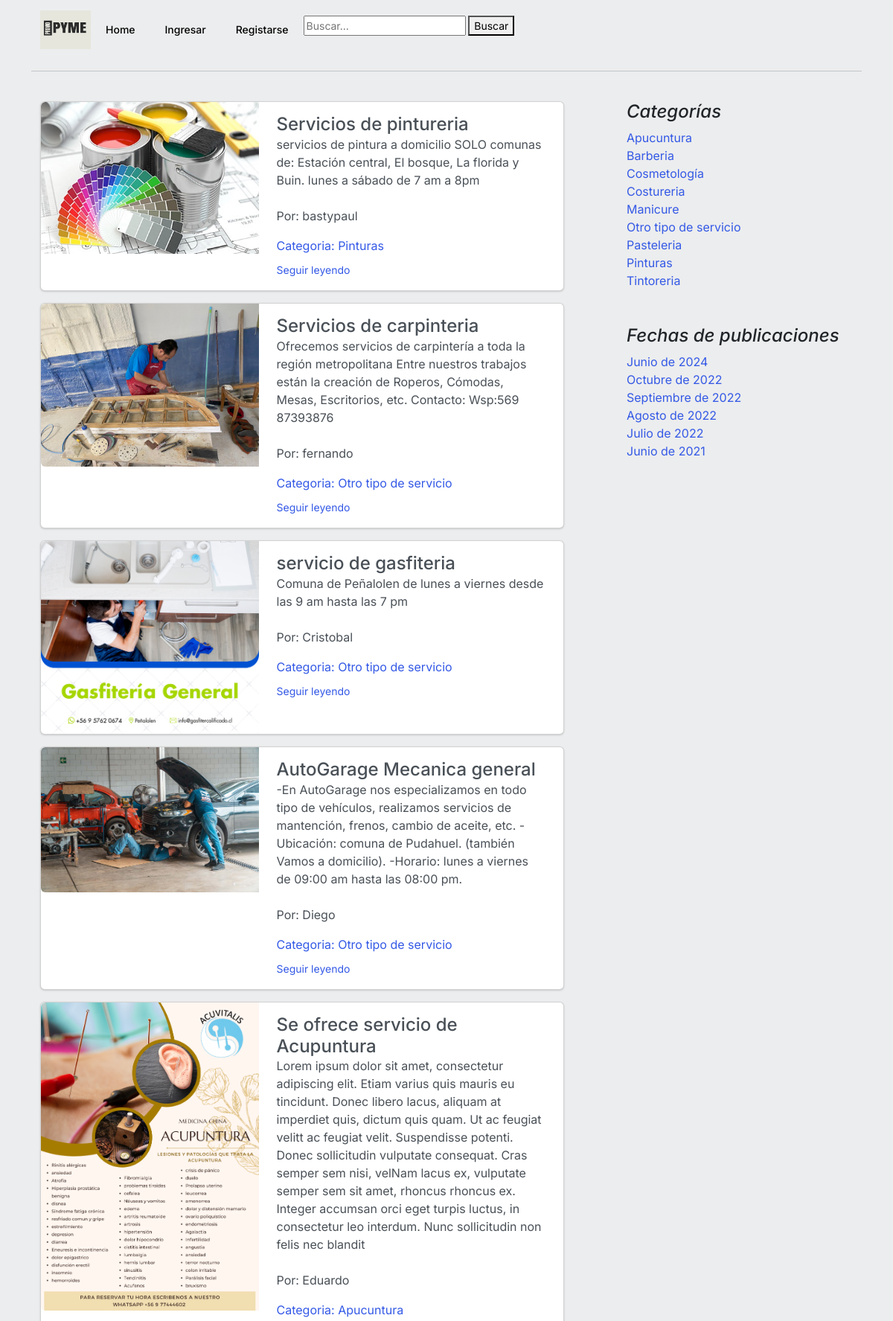
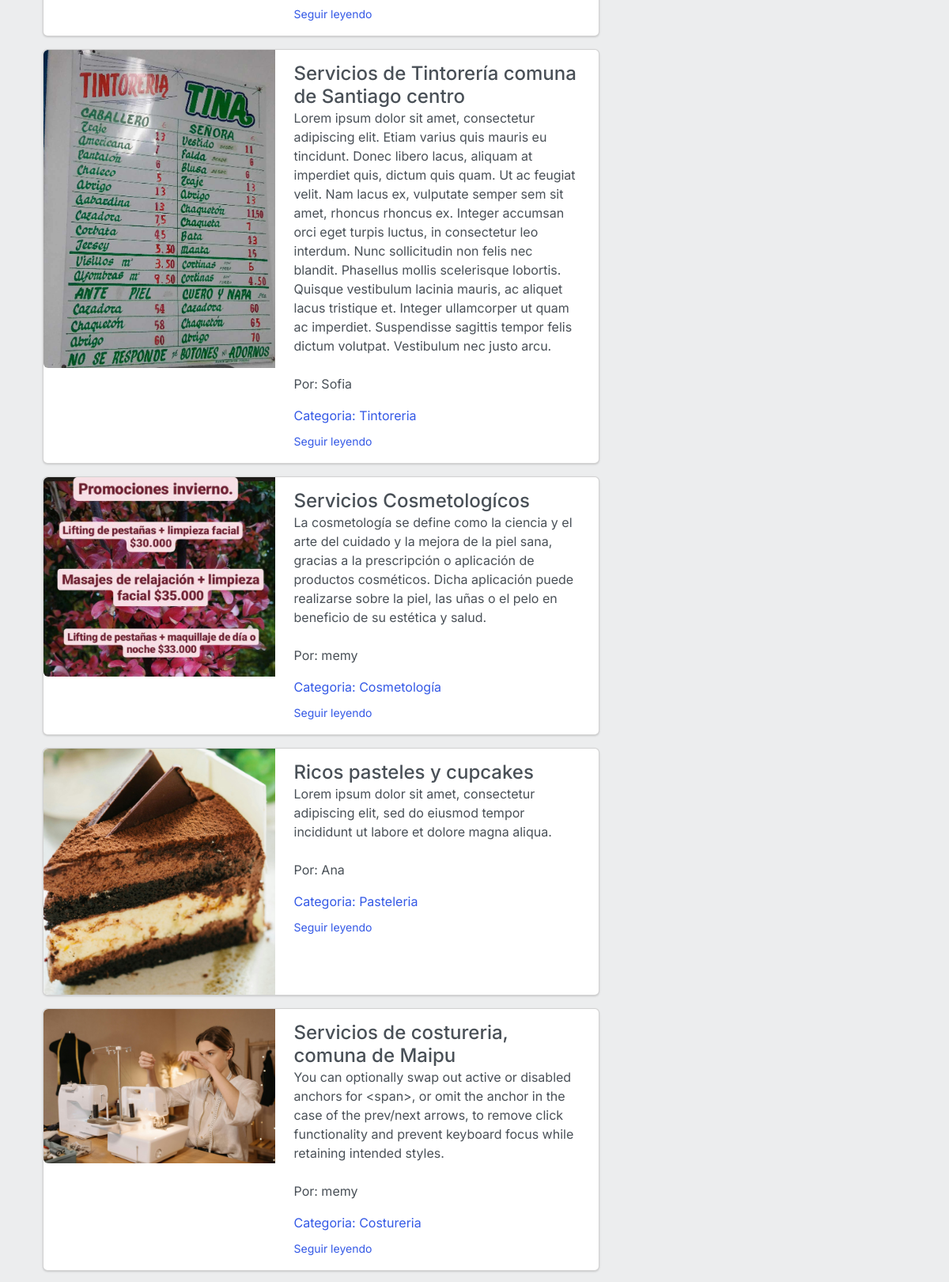
The page /buscar/ (upper part) on the database its author committed (2 pictures, top to bottom).
### core/models.py (models this page shows, shortened)
class Post(models.Model):
	title = models.CharField(max_length=250, verbose_name='Título')
	excerpt = models.TextField(verbose_name='Bajada')
	content = RichTextField(verbose_name='Contenido')
	image = models.ImageField(upload_to='posts', null=True, blank=True, verbose_name='Imagen')
	published = models.BooleanField(default=False, verbose_name='Publicado')
	category = models.ForeignKey(Category, on_delete=models.CASCADE, related_name='get_posts', verbose_name='Categoría')
	author = models.ForeignKey(User, on_delete=models.CASCADE, related_name='get_posts', verbose_name='Autor')
	created = models.DateTimeField(auto_now_add=True, verbose_name='Fecha de creación')
	updated = models.DateTimeField(auto_now=True, verbose_name='Fecha de modificación')
	class Meta:
		verbose_name = 'Publicación'
		verbose_name_plural = 'Publicaciones'
		ordering = ['-created']
	def __str__(self):
		return self.title

class Category (models.Model):
	name = models.CharField(max_length=200, unique=True, verbose_name='Nombre')
	active = models.BooleanField(default=True, verbose_name='Activo')
	created = models.DateTimeField(auto_now_add=True, verbose_name='Fecha de creación')
	updated = models.DateTimeField(auto_now=True, verbose_name='Fecha de modificación')
	class Meta:
		verbose_name = 'Categoría'
		verbose_name_plural = 'Categorías'
		ordering = ['name']

### core/views.py (the view)
# urls.py: path('buscar/', buscar, name='buscar'),
def buscar(request):
    busqueda = request.GET.get("buscar")
    posts = Post.objects.all()
    if busqueda:
        posts = Post.objects.filter(
                                    Q(title__icontains=busqueda) |
                                    Q(author__username__icontains=busqueda)|
                                    Q(category__name__icontains=busqueda)
    ).distinct()
    print (posts)
    return render(request, 'core/busqueda.html', {'posts': posts})

### core/processors.py (called while the page is built)
def ctx_dic_about(request):
	ctx_about = {}
	ctx_about['ABOUT'] = About.objects.latest('created')
	return ctx_about

def ctx_dic_category(request):
	ctx_category = {}
	ctx_category['categories'] = Category.objects.filter(active=True)
	return ctx_category

def ctx_dic_history(request):
	ctx_history = {}
	ctx_history['dates'] = Post.objects.dates('created', 'month', order='DESC').distinct()
	return ctx_history

def ctx_dic_link(request):
	ctx_link = {}
	links = Link.objects.all()
	for link in links:
		ctx_link[link.key] = {'url':link.url, 'icon':link.icon}
	return ctx_link

### core/templates/core/busqueda.html
{% extends 'core/base.html' %}
{% load static %}
{% block content %}
    <br>
    <div class="container">
        {% if posts %}
            {% for prod in posts %}
                <div class="card mb-3">
                    <div class="row g-0">
                        {% if prod.image %}
                            <div class="col-md-5">
                                <img src="{{ prod.image.url }}" class="img-fluid rounded-start" alt="...">
                            </div>
                        {% endif %}
                        <div class="col-md-7">
                            <div class="card-body">
                                <h4 class="mb-0">{{ prod.title }}</h4>
                                <p class="card-text mb-auto">{{ prod.excerpt }}</p>
                                <br>
                                <p>Por: {{ prod.author.username }}</p>
                                <p class="d-inline-block mb-2 text-primary">Categoria: {{ prod.category.name }}</p>
                                <p class="card-text">
                                    <small class="text-muted">
                                        <a href="{% url 'post' prod.id %}" class="stretched-link">Seguir leyendo</a>
                                    </small>
                                </p>
                            </div>
                        </div>
                    </div>
                </div>
            {% endfor %}
        {% else %}
            <p>No se encontraron resultados.</p>
        {% endif %}
    </div>
    <br><br>
{% endblock %}

### core/templates/core/base.html (shortened to what this page needs)
<!doctype html>
<html lang="es">
<head>
    {% load static %}
    <link rel="stylesheet" href="https://cdn.jsdelivr.net/npm/bootstrap-icons@1.9.1/font/bootstrap-icons.css">
    <link href={% static 'core/css/bootstrap.min.css' %} rel="stylesheet">
    <link href={% static 'core/css/blog.css' %} rel="stylesheet">
    <link rel="stylesheet" href={% static 'core/css/style.css' %}>
</head>
<body class="body">
  <div class="container">
    <header>
      <nav class="navbar navbar-expand-lg bg-body-tertiary">
        <div class="container-fluid">
          <div class ="contenedor_logo">
            <img class="logo" src="{% static 'core/img/PRomo (1).png' %}" alt="logo" style="width:68px;height:52px" >
          </div>
          <div class="collapse navbar-collapse" id="navbarSupportedContent">
            <ul class="navbar-nav me-auto mb-2 mb-lg-0">
              <li class="nav-item">
                <a class="nav-link " aria-current="page" href='/'>Home</a>
              </li>
              {% if request.user.is_authenticated %}
                <li class="nav-item">
                  <a class="nav-link"  href={% url 'create' %}>Crear Post</a>
                </li>
                <li class="nav-item">
                  <a class="nav-link"  href={% url 'exit' %}>Salir</a>
                </li>
              <ul>
              {% include 'core/includes/submenu.html' %}
              </ul>
              {% else %}
              <li class="nav-item">
                <a class="nav-link" href={% url 'login' %}>Ingresar</a>
              </li>
              <li class="nav-item">
                <a class="nav-link" href={% url 'register' %}>Registarse</a>
              </li>
              {% endif %}
              <form method="GET" action="{% url 'buscar' %}">
                <input type="text" name="buscar" placeholder="Buscar..." value="{{request.GET.buscar}}">
                <button type="submit">Buscar</button>
            </form>
            </ul>
          </div>
        </div>
      </nav>
    </header>
    <hr>
    <main class="mt-2">
      <section class="row g-5">
        <div class="col-md-8">
            {% block content %}
            {% endblock %}
        </div>
        <aside class="col-md-4">
          <div class="position-sticky" style="top: 2rem;">
            <div class="p-4">
              <h4 class="fst-italic">Categorías</h4>
              <ol class="list-unstyled mb-0">
                {% for item in categories %}
                  <li><a href={% url 'category' %}?cat={{ item.id }}>{{ item.name }}</a></li>
                {% endfor %}
              </ol>
            </div>
            <div class="p-4">
              <h4 class="fst-italic">Fechas de publicaciones</h4>
              <ol class="list-unstyled mb-0">
                {% for item in dates %}
                  <li>
                    {% if item.month == 6 %}<a href={% url 'dates' item.month item.year %}>Junio de {{ item.year }}</a>{% endif %}
                    {% if item.month == 7 %}<a href={% url 'dates' item.month item.year %}>Julio de {{ item.year }}</a>{% endif %}
                    {% if item.month == 8 %}<a href={% url 'dates' item.month item.year %}>Agosto de {{ item.year }}</a>{% endif %}
                    {% if item.month == 9 %}<a href={% url 'dates' item.month item.year %}>Septiembre de {{ item.year }}</a>{% endif %}
                    {% if item.month == 10 %}<a href={% url 'dates' item.month item.year %}>Octubre de {{ item.year }}</a>{% endif %}
                  </li>
                {% endfor %}
              </ol>
            </div>
          </div>
        </aside>
      </section>
    </main>
  </div>
</body>
</html>

### core/static/core/css/style.css (style rules this page uses)
.body { margin: 0; padding: 0; background:#ecedee; height: 100%; }

### core/templates/core/base.html (style rules this page uses)
a { text-decoration: none; }

### rows shown on the page
Post: image (picture), title "Servicios de pintureria", excerpt "servicios de pintura a domicilio SOLO comunas de: Estación central, El bosque, La florida y Buin. lunes a sábado de 7 am a 8pm", author.username "bastypaul", category.name "Pinturas"
Post: image (picture), title "Servicios de carpinteria", excerpt "Ofrecemos servicios de carpintería a toda la región metropolitana Entre nuestros trabajos están la creación de Roperos, Cómodas, Mesas, Escritorios, etc. Contacto: Wsp:569 87393876", author.username "fernando", category.name "Otro tipo de servicio"
Post: image (picture), title "servicio de gasfiteria", excerpt "Comuna de Peñalolen de lunes a viernes desde las 9 am hasta las 7 pm", author.username "Cristobal", category.name "Otro tipo de servicio"
Post: image (picture), title "AutoGarage Mecanica general", excerpt "-En AutoGarage nos especializamos en todo tipo de vehículos, realizamos servicios de mantención, frenos, cambio de aceite, etc. -Ubicación: comuna de Pudahuel. (también Vamos a domicilio). -Horario: lunes a viernes de 09:00 am hasta las 08:00 pm.", author.username "Diego", category.name "Otro tipo de servicio"
Post: image (picture), title "Se ofrece servicio de Acupuntura", excerpt "Lorem ipsum dolor sit amet, consectetur adipiscing elit. Etiam varius quis mauris eu tincidunt. Donec libero lacus, aliquam at imperdiet quis, dictum quis quam. Ut ac feugiat velitt ac feugiat velit. Suspendisse potenti. Donec sollicitudin vulputate consequat. Cras semper sem nisi, velNam lacus ex, vulputate semper sem sit amet, rhoncus rhoncus ex. Integer accumsan orci eget turpis luctus, in consectetur leo interdum. Nunc sollicitudin non felis nec blandit", author.username "Eduardo", category.name "Apucuntura"
Post: image (picture), title "Servicios de Tintorería comuna de Santiago centro", excerpt "Lorem ipsum dolor sit amet, consectetur adipiscing elit. Etiam varius quis mauris eu tincidunt. Donec libero lacus, aliquam at imperdiet quis, dictum quis quam. Ut ac feugiat velit. Nam lacus ex, vulputate semper sem sit amet, rhoncus rhoncus ex. Integer accumsan orci eget turpis luctus, in consectetur leo interdum. Nunc sollicitudin non felis nec blandit. Phasellus mollis scelerisque lobortis. Quisque vestibulum lacinia mauris, ac aliquet lacus tristique et. Integer ullamcorper ut quam ac imperdiet. Suspendisse sagittis tempor felis dictum volutpat. Vestibulum nec justo arcu.", author.username "Sofia", category.name "Tintoreria"
Post: image (picture), title "Servicios Cosmetologícos", excerpt "La cosmetología se define como la ciencia y el arte del cuidado y la mejora de la piel sana, gracias a la prescripción o aplicación de productos cosméticos. Dicha aplicación puede realizarse sobre la piel, las uñas o el pelo en beneficio de su estética y salud.", author.username "memy", category.name "Cosmetología"
Post: image (picture), title "Ricos pasteles y cupcakes", excerpt "Lorem ipsum dolor sit amet, consectetur adipiscing elit, sed do eiusmod tempor incididunt ut labore et dolore magna aliqua.", author.username "Ana", category.name "Pasteleria"
Post: image (picture), title "Servicios de costureria, comuna de Maipu", excerpt "You can optionally swap out active or disabled anchors for <span>, or omit the anchor in the case of the prev/next arrows, to remove click functionality and prevent keyboard focus while retaining intended styles.", author.username "memy", category.name "Costureria"
Category: name "Apucuntura"
Category: name "Barberia"
Category: name "Cosmetología"
Category: name "Costureria"
Category: name "Manicure"
Category: name "Otro tipo de servicio"
Category: name "Pasteleria"
Category: name "Pinturas"
Category: name "Tintoreria"

### other values the page prints
{{ item.year }} "2024" "2021"
{{ item.year }} "2022"
